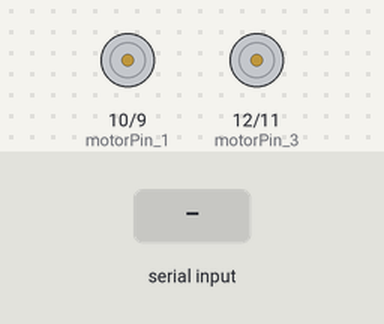
Recording of a sketch running on a simulated Arduino Uno, built with avr-gcc and run on an emulated ATmega328P. Parts: motor-driver pin pairs drawn as motors (green arrow = first pin HIGH = forward, orange = second pin HIGH = backward, longer = more drive). Inputs (shaded band) come from the test bench.

Above: at 1.2 s.
1.3 s: "F" received over Serial
At 2.2 s:
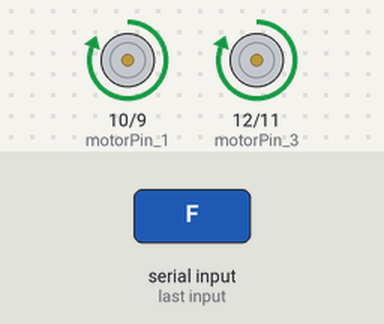
2.8 s: "B" received over Serial
At 3.3 s:
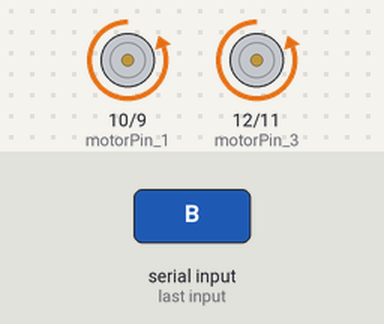
4.3 s: "L" received over Serial
At 5.5 s:
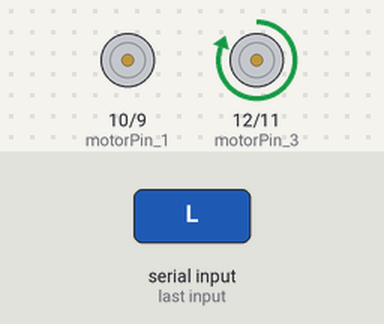
5.8 s: "R" received over Serial
At 6.8 s:
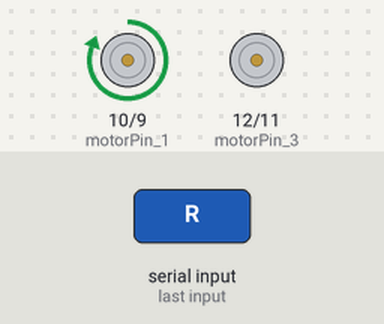
8.8 s: "S" received over Serial
At 9.1 s:
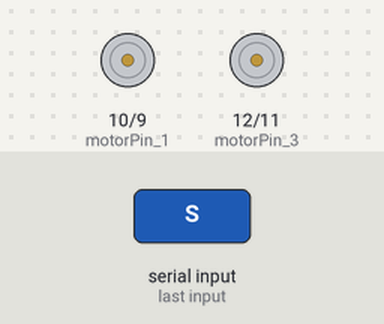
Timing chart, 0 to 11.3 s (numbered marks = the images above; inputs shaded):
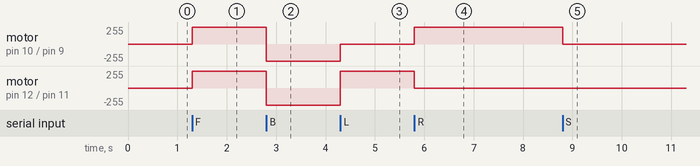

Measured:
- after the input at 1.3 s, motor on pin 10 (motorPin_1) / pin 9 (motorPin_2), motor on pin 12 (motorPin_3) / pin 11 (motorPin_4): stopped → forward 255/255 at once
- after the input at 2.8 s, motor on pin 10 (motorPin_1) / pin 9 (motorPin_2), motor on pin 12 (motorPin_3) / pin 11 (motorPin_4): forward 255/255 → backward 255/255 at once
- after the input at 4.3 s, motor on pin 10 (motorPin_1) / pin 9 (motorPin_2): backward 255/255 → stopped at once; motor on pin 12 (motorPin_3) / pin 11 (motorPin_4): backward 255/255 → forward 255/255 at once
- after the input at 5.8 s, motor on pin 10 (motorPin_1) / pin 9 (motorPin_2): stopped → forward 255/255 at once; motor on pin 12 (motorPin_3) / pin 11 (motorPin_4): forward 255/255 → stopped at once
- after the input at 8.8 s, motor on pin 10 (motorPin_1) / pin 9 (motorPin_2): forward 255/255 → stopped at once

The sketch:

AtmegaMotorDriver.ino
```cpp
#include <IRremote.h>

int RECV_PIN = 6; //code used to be 6, remember!

IRrecv irrecv(RECV_PIN);

decode_results results;

int incomingByte;

const int motorPin_1 = 10;
const int motorPin_2 = 9;
const int motorPin_3 = 12;
const int motorPin_4 = 11;

void setup() {
  Serial.begin(115200);
  pinMode(motorPin_1, OUTPUT);
  pinMode(motorPin_2, OUTPUT);
  pinMode(motorPin_3, OUTPUT);
  pinMode(motorPin_4, OUTPUT);
  irrecv.enableIRIn(); // Start the receiver
  digitalWrite(motorPin_1, LOW);
  digitalWrite(motorPin_3, LOW);
  digitalWrite(motorPin_2, LOW);
  digitalWrite(motorPin_4, LOW);
}

void loop() {
  if (Serial.available() > 0) {
    // read the oldest byte in the serial buffer:
    incomingByte = Serial.read();
    // if it's a capital H (ASCII 72), turn on the LED:
    if (incomingByte == 'F') {
      digitalWrite(motorPin_1, HIGH);
      digitalWrite(motorPin_3, HIGH);
      digitalWrite(motorPin_2, LOW);
      digitalWrite(motorPin_4, LOW);
      Serial.flush();
    }
    // if it's an L (ASCII 76) turn off the LED:
    if (incomingByte == 'B') {
      digitalWrite(motorPin_1, LOW);
      digitalWrite(motorPin_3, LOW);
      digitalWrite(motorPin_2, HIGH);
      digitalWrite(motorPin_4, HIGH);
      Serial.flush();
    }
    if (incomingByte == 'L') {
      digitalWrite(motorPin_1, LOW);
      digitalWrite(motorPin_3, HIGH);
      digitalWrite(motorPin_2, LOW);
      digitalWrite(motorPin_4, LOW);
      Serial.flush();
    }
    if (incomingByte == 'R') {
      digitalWrite(motorPin_1, HIGH);
      digitalWrite(motorPin_3, LOW);
      digitalWrite(motorPin_2, LOW);
      digitalWrite(motorPin_4, LOW);
      Serial.flush();
    }
    if (incomingByte == 'S') {
      digitalWrite(motorPin_1, LOW);
      digitalWrite(motorPin_3, LOW);
      digitalWrite(motorPin_2, LOW);
      digitalWrite(motorPin_4, LOW);
      Serial.flush();
    }
  }
  if (irrecv.decode(&results)) {
    //Serial.println(results.value);
    if (results.value == 687050){
      Serial.print('H');
    }
    //Serial.println(results.value);
    //Serial.println(results.value, HEX);
    irrecv.resume(); // Receive the next value
  }
}
```
